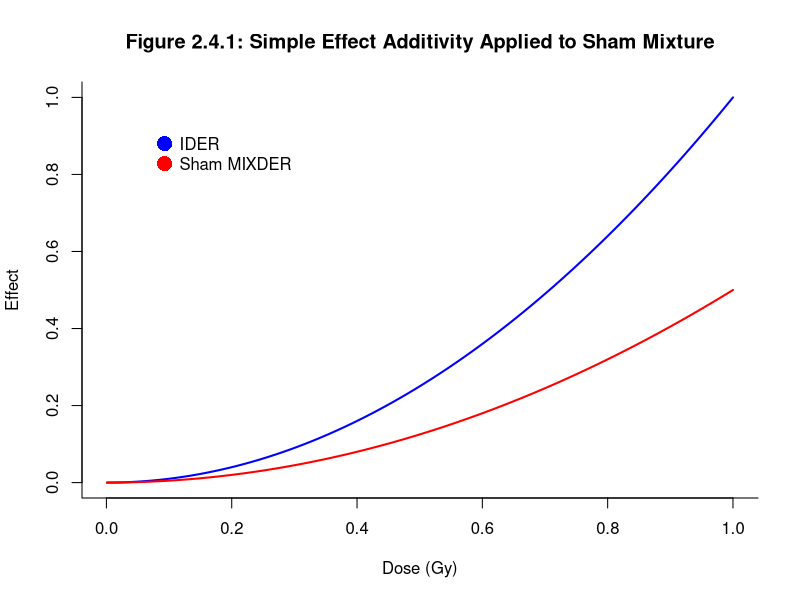

Generate this figure with R:
## ---- chunk 1
toy_ider <- function(d) return(d^2)
toy2_ider <- function(d) return(2 * (d/2)^2)
plot(1:1000 * .001, toy_ider(1:1000 * .001), type = "l", col = "blue", lwd = 2, bty = 'l', ylab = "Effect", xlab = "Dose (Gy)")
lines(1:1000 * .001, toy2_ider(1:1000 * .001), col = "red", lwd = 2)
title("Figure 2.4.1: Simple Effect Additivity Applied to Sham Mixture")
legend("topleft",
  legend = c("IDER", "Sham MIXDER"),
  col = c("blue", "red"),
  pch = c(16, 16),
  pt.cex = 2,
  bty = "n",
  inset = c(0.1, 0.1)
)
